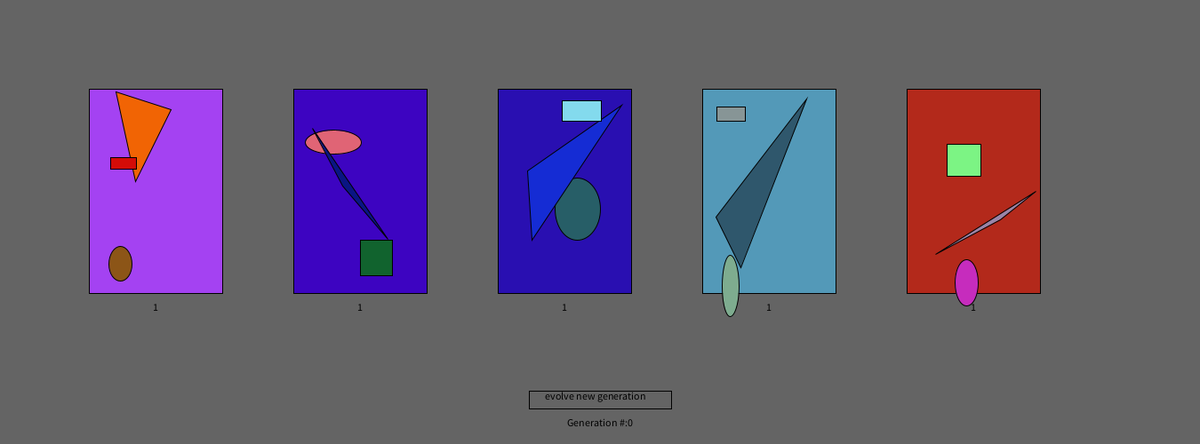
Frame 1 (no input)
Frame 60 (the mouse pressed at the canvas centre just before this capture): identical to frame 1, image omitted
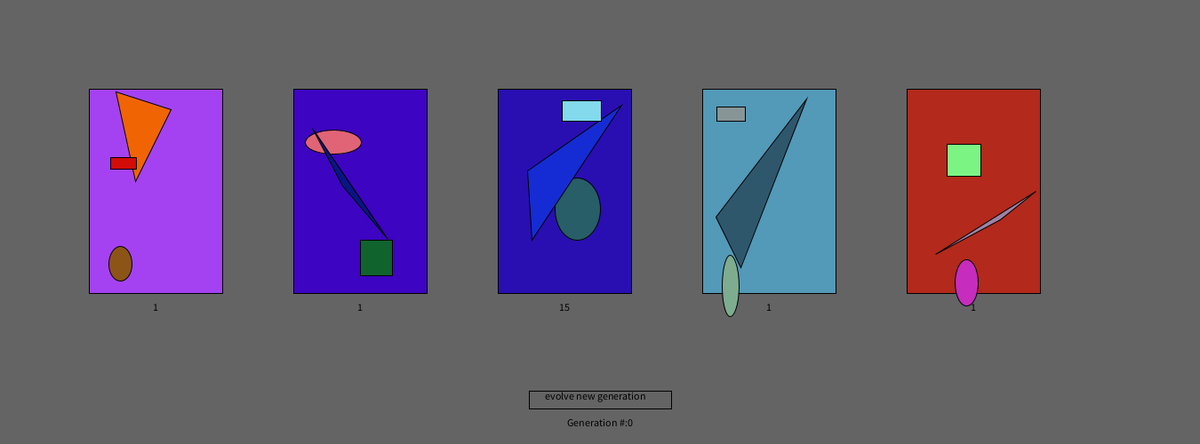
Frame 120 (the mouse held since frame 60 and released just before this capture)

The Processing sketch that drew these frames (run headless with seeded random() and noise(); from frame 60 on, the mouse is pressed at the canvas centre):

// Processing sketch: graphic_design_helper
// ── graphic_design_helper.pde
int num=5;//number of genes,length of dna
Population population;
Button button;

void setup(){
  size(1350,500);
  background(100);
  float mutationRate=0.6;
  population=new Population(mutationRate,num);
  button=new Button(width/2-80,500-60,160,20,"evolve new generation");

}

void draw(){
  
  background(100);
population.display();
population.rollover(mouseX,mouseY);

textAlign(CENTER);
fill(0);
text("Generation #:"+population.getGenerations(),width/2,height-20);

//dispay button
button.display();
button.rollover(mouseX,mouseY);



}
//if user want new genaration
void mousePressed(){
  if(button.clicked(mouseX,mouseY))
  {population.select();
  population.reproduction();
  }

}

void mouseReleased(){
  button.released();
}

// ── DNA.pde
class DNA{

float[] genes;
int num=26;
  DNA(){
    genes = new float[num]; 
  
    for(int i=0;i<genes.length;i++){
      genes[i] = random(0,1);
  }}
  
  DNA(float[] newgenes){
    genes=newgenes;
  }
  
  DNA crossover(DNA partner){
    float[] child=new float[genes.length];
    
    int midpoint=int(random(genes.length));
    
    for(int i=0;i<genes.length;i++){
      if(i>midpoint){
        child[i]=genes[i];
      }
      else{
        child[i]=partner.genes[i];
      }
    }
    DNA newgenes=new DNA(child);
    return newgenes;
  }
  
void mutate(float m){
  for(int i=0;i<genes.length;i++){
    if(random(1)<m){
      genes[i]= random(0,1);
    }
  }
}
  



}

// ── area.pde
class Area{
   int x;
   int y;
   int w;
   int h;  
   
   Area(int x_,int y_, int w_, int h_){
     x = x_;
     y = y_;
     w = w_;
     h = h_;     
   }
   boolean contains(int px, int py) {
    if((px > x) && (px < x + w ) &&( py > y )&&( py < y + h)){
      println(1);
    return true;
    
    }
    else{return false;}
    
   }


}

// ── button.pde
class Button{
  Area a;
  String txt;
  boolean clickedOn;//make sure if clicked 
  boolean rolloverOn;//make sure if rollovered

Button(int x,int y,int w,int h,String s){
  a=new Area(x,y,w,h);
  txt=s;
}

void display(){
 // rectMode(CENTER);
  stroke(0);
  strokeWeight(1);
  noFill();
  if(rolloverOn){
    fill(0.5);
  }
  if(clickedOn){
    fill(0);
  }
  rect(a.x,a.y,a.w,a.h);
  float b=0.0;
  if(clickedOn){
    b=1;
  }
  else if(rolloverOn){
    b=0.2;
  }
  else{b=0;}
  fill(b);
  textAlign(CENTER,CENTER);
  text(txt,a.x+a.w/2-5,a.y+5);
 // fill(255,0,0);
 // rect(810/2-40,500-50,80,20);

}

boolean clicked(int mx,int my){
  if(a.contains(mx,my)){clickedOn=true;}
  return clickedOn;
}

boolean rollover(int mx,int my){
  if(a.contains(mx,my)){rolloverOn=true;}
  else{rolloverOn=false;}
  return rolloverOn;
}

void released(){
  clickedOn=false;
}




}

// ── design.pde
class Design{
DNA dna;
float x,y;//posioton
float fitness;//how user like the pattern
boolean rolloverOn;//rolling over or not
Area a;//pattern area


Design(DNA dna_,float x_,float y_){
    dna = dna_;
    x = x_;
    y = y_;  
fitness=1;
a=new Area(int(x),int(y),150,230);
}


void display(){
pushMatrix();
    translate(x,y);
    
 //define --------------
 //background 
    float []genes=this.dna.genes;
    float bkc1=map(genes[0],0,1,0,255);
    float bkc2=map(genes[1],0,1,0,255);
    float bkc3=map(genes[2],0,1,0,255);
    stroke(0);
    fill(bkc1,bkc2,bkc3);
    rect(0,0,150,230);
 //ellipse 
    float elps_x=map(genes[3],0,1,0,150);
    float elps_y=map(genes[4],0,1,0,230);
    float elps_dx=map(genes[5],0,1,0,80);
    float elps_dy=map(genes[6],0,1,5,80);
    float elpsc1=map(genes[7],0,1,0,255);
    float elpsc2=map(genes[8],0,1,0,255);
    float elpsc3=map(genes[9],0,1,0,255);

    stroke(0);
    fill(elpsc1,elpsc2,elpsc3);
    ellipse(elps_x,elps_y,elps_dx,elps_dy);
    
 //triangle
    float tri_x1=map(genes[10],0,1,0,150);
    float tri_y1=map(genes[11],0,1,0,230);
    float tri_x2=map(genes[12],0,1,0,150);
    float tri_y2=map(genes[13],0,1,0,230);
    float tri_x3=map(genes[14],0,1,0,150);
    float tri_y3=map(genes[15],0,1,0,230);
    float tric1=map(genes[16],0,1,0,255);
    float tric2=map(genes[17],0,1,0,255);
    float tric3=map(genes[18],0,1,0,255);

    stroke(0);
    fill(tric1,tric2,tric3);
    triangle(tri_x1,tri_y1,tri_x2,tri_y2,tri_x3,tri_y3);
    
 //rect
    float rect_x=map(genes[19],0,1,0,100);
    float rect_y=map(genes[20],0,1,0,190);
    float rect_w=map(genes[21],0,1,10,50);
    float rect_h=map(genes[22],0,1,10,50);
    float rectc1=map(genes[23],0,1,0,255);
    float rectc2=map(genes[24],0,1,0,255);
    float rectc3=map(genes[25],0,1,0,255);

    stroke(0);
    fill(rectc1,rectc2,rectc3);
    rect(rect_x,rect_y,rect_w,rect_h);
 //
popMatrix();

// Display fitness value
    textAlign(CENTER);
    if (rolloverOn) fill(0);
    else fill(0.25);
    text(int(fitness), x+75, y+230+20);

}


DNA getDNA(){
  return dna;
}

float getfitness(){
  return fitness;
}
//increace fitness score if mouse rolling over pattern
  void rollover(int mx,int my) {
    if (a.contains(mx, my)) {
      rolloverOn = true;
      if (mousePressed) {
        fitness =fitness+ 0.25;
      }
    } else {
      rolloverOn = false;
    }
  }





}

// ── population.pde
class Population{
  float mutationRate;
  Design[] population;
  ArrayList<Design> matingPool;
  int feneration;
  int generation;
  
Population(float m,int num){
  mutationRate=m;
  population=new Design[num];
  matingPool=new ArrayList<Design>();
  generation=0;
  for(int i=0;i<population.length;i++){
    population[i]=new Design(new DNA(),100+i*230,100);
  }
} 
  
//display all patterns
 void display(){
    for (int i = 0; i < population.length; i++) {
      population[i].display();
    }   
 }
 
 
//rooling over or not 
  void rollover(int mx, int my) {
    for (int i = 0; i < population.length; i++) {
      population[i].rollover(mx, my);
    }
  }
  
//make matingpool for select
void select(){
  matingPool.clear();
  float maxfitness=getMaxfitness();
    for (int i = 0; i < population.length; i++) {
      float fitnessNormal = map(population[i].getfitness(), 0, maxfitness, 0, 1);
      int n = (int) (fitnessNormal * 100);  
      for (int j = 0; j < n; j++) {
        matingPool.add(population[i]);
      }
    }  
}

//produce new generation
void reproduction(){
  for(int i=0;i<population.length;i++){
    int a=int(random(matingPool.size()));
    int b=int(random(matingPool.size()));
    Design mom=matingPool.get(a);
    Design dad=matingPool.get(b);
    DNA momdna=mom.getDNA();
    DNA daddna=dad.getDNA();
    //child birth~
    DNA child=momdna.crossover(daddna);
    //replace old dna with new child one
    population[i]=new Design(child,100+i*230,100);
  
  }
  generation=generation+1;

}
int getGenerations(){
  return generation;

}

//to find hihgest fitness score for population
float getMaxfitness(){
  float record=0;
  for(int i=0;i<population.length;i++){
    if(population[i].getfitness()>record){
      record=population[i].getfitness();
    }
  
  }
  return record;
}



}
